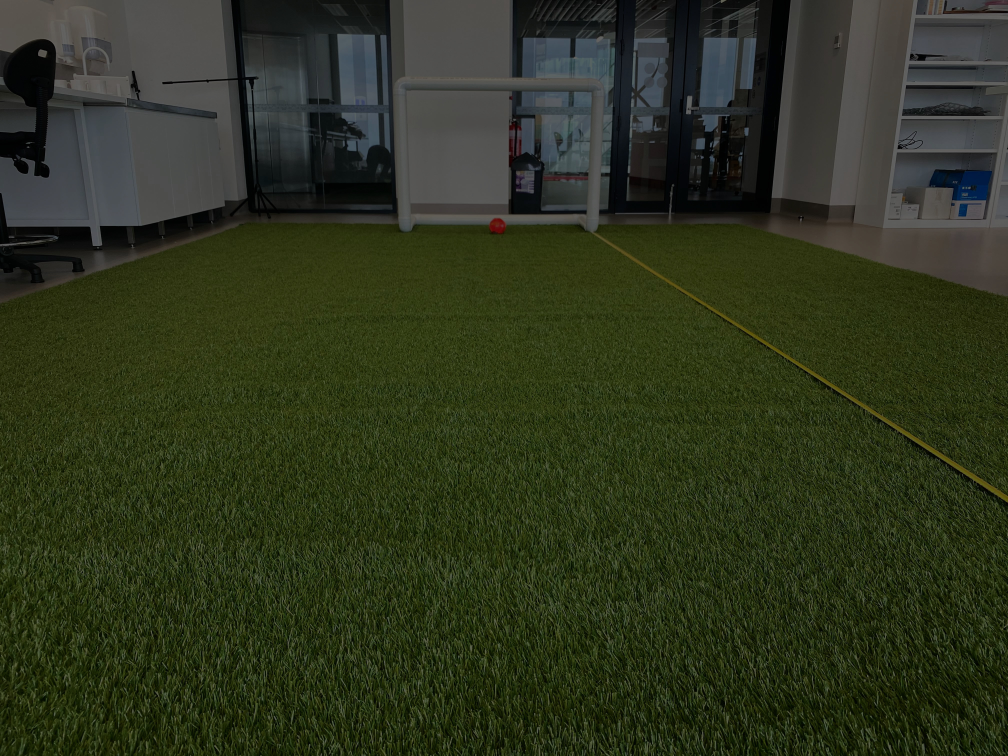
#> input picture Image-Processing/5. Intersection-Over-Union/Images/dark/ball63.jpg, 4032 x 3024 px, found by its file name (shown at 1/4 size)
$ python main.py
#> lines starting #> are read from the running program, lines starting #| are printed output that depends on the picture; after the words box and inside, x2 and y2 are one past the last pixel; in counts of white or black regions, pixels touching at a corner belong together; long printed decimals are rounded
import cv2
import numpy as np
import matplotlib.pyplot as plt
import imutils

# IoU for ball detection
"""
# define lower and upper boundaries
lower = (0, 100, 80)
upper = (10, 255, 255)
# read, blur, contert to HSV
ball = cv2.imread('ball1.jpg')
ball = cv2.resize(ball, (1080, 810))
blurred = cv2.GaussianBlur(ball, (11, 11), 0)
hsv = cv2.cvtColor(blurred, cv2.COLOR_BGR2HSV)
# construct a mask for colour, perform erosion & dilation
mask = cv2.inRange(hsv, lower, upper)
# cv2.imshow('inRange', mask)
mask = cv2.erode(mask, None, iterations=2)
mask = cv2.dilate(mask, None, iterations=2)
"""

# histogram equalization
# """
lower = (0, 100, 80)                                # define lower boundary
upper = (10, 255, 255)                              # define upper boundary
ball = cv2.imread('ball63.jpg')                      # read ball
#> ball is the input picture: shape (3024, 4032, 3); mean B, G, R 30.3, 52.6, 45.7
x, y, r = 533, 242, 11
ball = cv2.resize(ball, (1080, 810))                # resize
#> ball: shape (810, 1080, 3)
# cv2.imshow('ball', ball)
hsv = cv2.cvtColor(ball, cv2.COLOR_BGR2HSV)         # convert to hsv
#> hsv: shape (810, 1080, 3); mean H, S, V 45, 133.9, 53.4
h, s, v = cv2.split(hsv)                            # split hsv
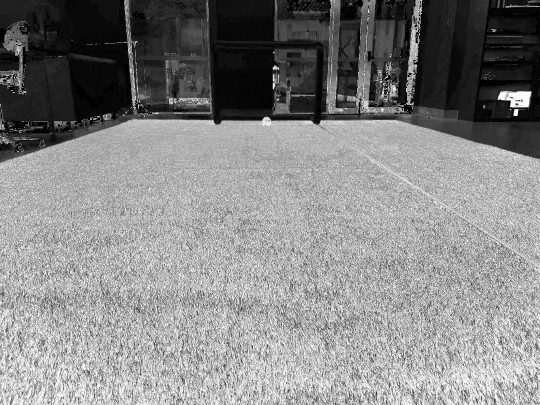
#> s: shape (810, 1080) (shown at 1/2 size); min 0, max 255, mean 133.9
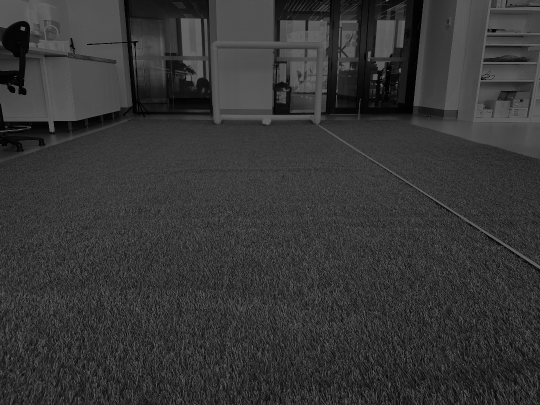
#> v: shape (810, 1080) (shown at 1/2 size); min 0, max 106, mean 53.4
v_hist = cv2.equalizeHist(v)                        # perform equalize on v
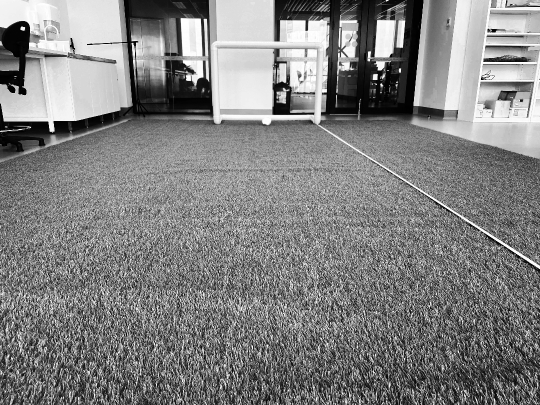
#> v_hist: shape (810, 1080) (shown at 1/2 size); min 0, max 255, mean 129
hsv_merge = cv2.merge([h, s, v_hist])               # merge h, s and equalize v
#> hsv_merge: shape (810, 1080, 3); mean H, S, V 45, 133.9, 129
# bgr = cv2.cvtColor(hsv_merge, cv2.COLOR_HSV2BGR)
# cv2.imshow('bgr', bgr)
mask = cv2.inRange(hsv_merge, lower, upper)         # inrange
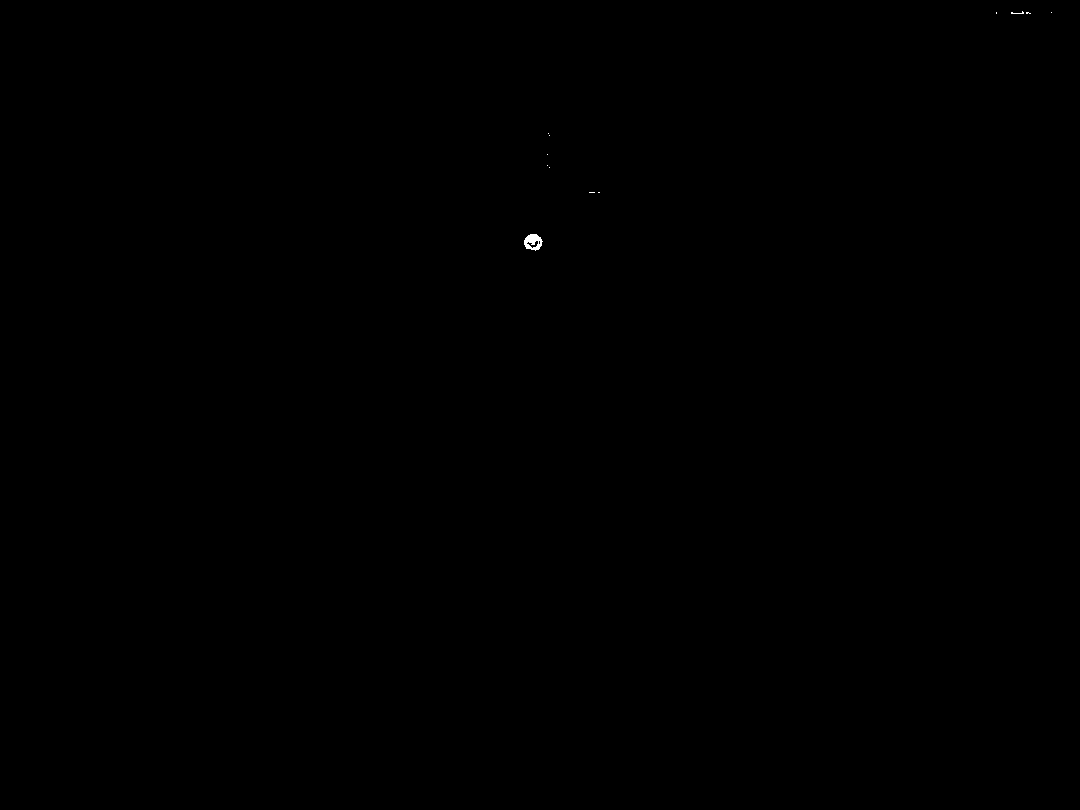
#> mask: shape (810, 1080); 0.03% white; 12 white regions (11 under 20 px), largest, box (x1, y1, x2, y2) and area: (524, 234, 543, 251) 204
mask = cv2.erode(mask, None, iterations=2)          # erosion
#> mask: shape (810, 1080); 0% white in thin lines or dots, all inside (x1, y1, x2, y2) = (528, 236, 537, 241)
mask = cv2.dilate(mask, None, iterations=2)         # dilation
#> mask: shape (810, 1080); 0.01% white; 1 white region, box (x1, y1, x2, y2) and area: (526, 234, 539, 243) 97
# cv2.imshow('mask', mask)
# """

# gamma correction
"""
lower = (0, 100, 80)                                # define lower boundaries
upper = (10, 255, 255)                              # define upper boundaries
ball = cv2.imread('ball63.jpg')                      # read file
x, y, r = 533, 242, 11
ball = cv2.resize(ball, (1080, 810))                # resize
# Gamma Correction
lookUpTable = np.empty((1, 256), np.uint8)
for i in range(256):
    lookUpTable[0, i] = np.clip(pow(i / 255.0, 0.6) * 255.0, 0, 255)
res = cv2.LUT(ball, lookUpTable)
# cv2.imshow('res', res)
hsv = cv2.cvtColor(res, cv2.COLOR_BGR2HSV)          # convert to hsv
mask = cv2.inRange(hsv, lower, upper)               # inrange
mask = cv2.erode(mask, None, iterations=2)          # erosion
mask = cv2.dilate(mask, None, iterations=2)         # dilation
# cv2.imshow('mask', mask)
"""

# Contour
"""
# find contours in the mask and initialize the current
# (x,y) center of the ball
contours = cv2.findContours(mask.copy(), cv2.RETR_EXTERNAL, cv2.CHAIN_APPROX_SIMPLE)
contours = imutils.grab_contours(contours)
center = None
# proceed if one contour found
if len(contours) > 0:
    # find the largest contour, compute the minimum enclosing circle and centroid
    c = max(contours, key=cv2.contourArea)
    ((x, y), radius) = cv2.minEnclosingCircle(c)
    M = cv2.moments(c)
    center = (int(M["m10"] / M["m00"]), int(M["m01"] / M["m00"]))
    # draw the circle and centroid on the frame
    contour = cv2.inRange(hsv, (255, 255, 255), (255, 255, 255))
    cv2.circle(contour, (int(x), int(y)), int(radius), (255, 255, 255), -1)
# Inserts the mask over the original image that was uploaded
predicted = cv2.bitwise_and(ball, ball, mask=contour)
cv2.imshow('predicted', predicted)
"""

# Hough Transform
# """
# perform Hough Transform
circles = cv2.HoughCircles(mask, cv2.HOUGH_GRADIENT, dp=1, minDist=1000,
                           param1=1, param2=1, minRadius=0, maxRadius=0)
#> circles = [[532.5, 238.5, 6]]
# draw circles
for i in circles[0, :]:
    hough = cv2.inRange(hsv, (255,255,255), (255,255,255))
    # cv2.circle(ball, (i[0], i[1]), i[2], (255, 255, 255), 2)
    cv2.circle(hough, (i[0], i[1]), i[2], (255, 255, 255), -1)
    print(i[0], i[1], i[2])                                         # *** this prints the x, y, and radius of the Hough***
#> this loop made 1 pass
#> (printed output is left out)
#> hough: shape (810, 1080); 0.01% white; 1 white region, box (x1, y1, x2, y2) and area: (526, 232, 539, 245) 113
# Inserts the mask over the original image that was uploaded
predicted = cv2.bitwise_and(ball, ball, mask=hough)
# display images
cv2.imshow('predicted', predicted)
# """

# actual ball location
actual = cv2.inRange(hsv, (255,255,255), (255,255,255))
cv2.circle(actual, (x, y), r, (255,255,255), -1)               # *** change the x, y and radius of the actual ball***
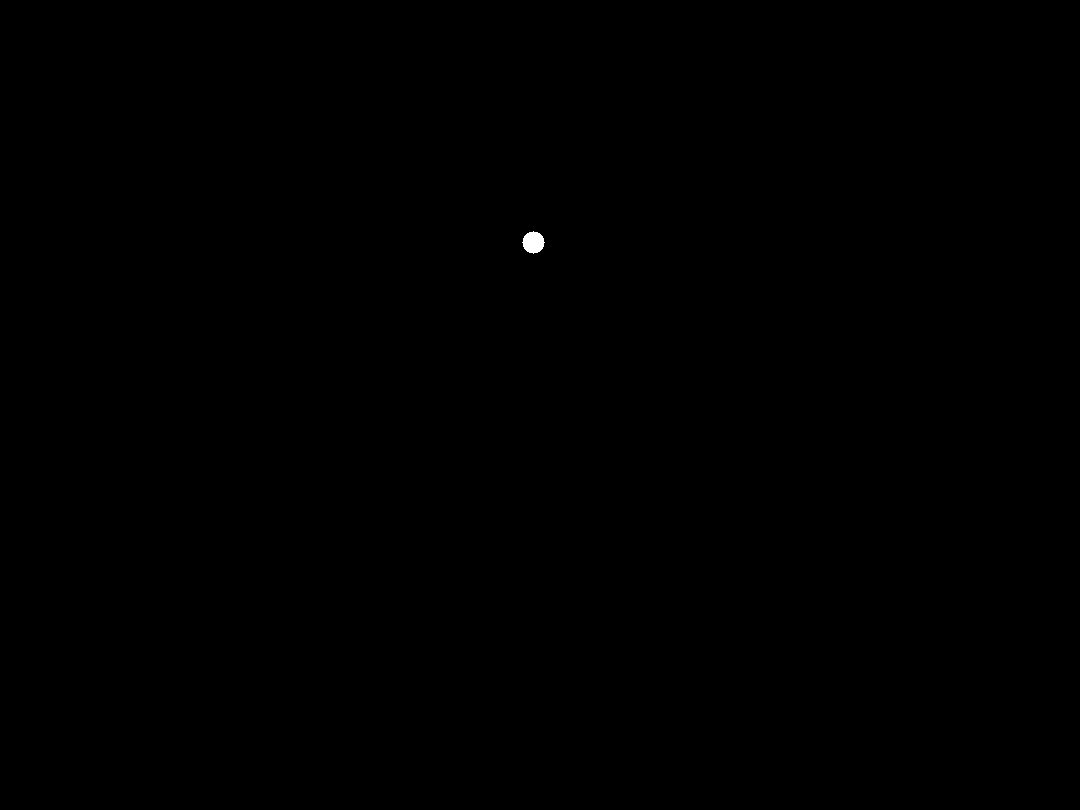
#> actual: shape (810, 1080); 0.04% white; 1 white region, box (x1, y1, x2, y2) and area: (522, 231, 545, 254) 377
# cv2.circle(ball, (554, 412), 25, (0, 255, 0), 2)
actual = cv2.bitwise_and(ball, ball, mask=actual)
#> actual: shape (810, 1080, 3)
cv2.imshow('actual', actual)
# cv2.imshow('original', ball)

# Intersection over Union calculations
intersection = np.logical_and(predicted, actual)
union = np.logical_or(predicted, actual)
iou_score = np.sum(intersection) / np.sum(union)
#> iou_score = 0.301
print('IoU: %s' % iou_score)
#| IoU: 0.3011

cv2.waitKey(0)

"""
# IoU for goal post detection
goalpost = cv2.imread('goal.jpg')

predicted = [[245, 80], [550, 80], [550, 320], [245, 320]]
stencil = numpy.zeros(goalpost.shape).astype(goalpost.dtype)
contours = [numpy.array(predicted)]
color = [255, 255, 255]
cv2.fillPoly(stencil, contours, color)
result1 = cv2.bitwise_and(goalpost, stencil)
cv2.imshow('result1', result1)

actual = [[280, 190], [438, 190], [438, 390], [280, 390]]
stencil = numpy.zeros(goalpost.shape).astype(goalpost.dtype)
contours = [numpy.array(actual)]
color = [255, 255, 255]
cv2.fillPoly(stencil, contours, color)
result2 = cv2.bitwise_and(goalpost, stencil)
# cv2.imshow('result2', result2)

cv2.waitKey(0)

"""

$ run again, with Image-Processing/5. Intersection-Over-Union/Images/dark/ball23.jpg copied over Image-Processing/5. Intersection-Over-Union/Images/dark/ball63.jpg
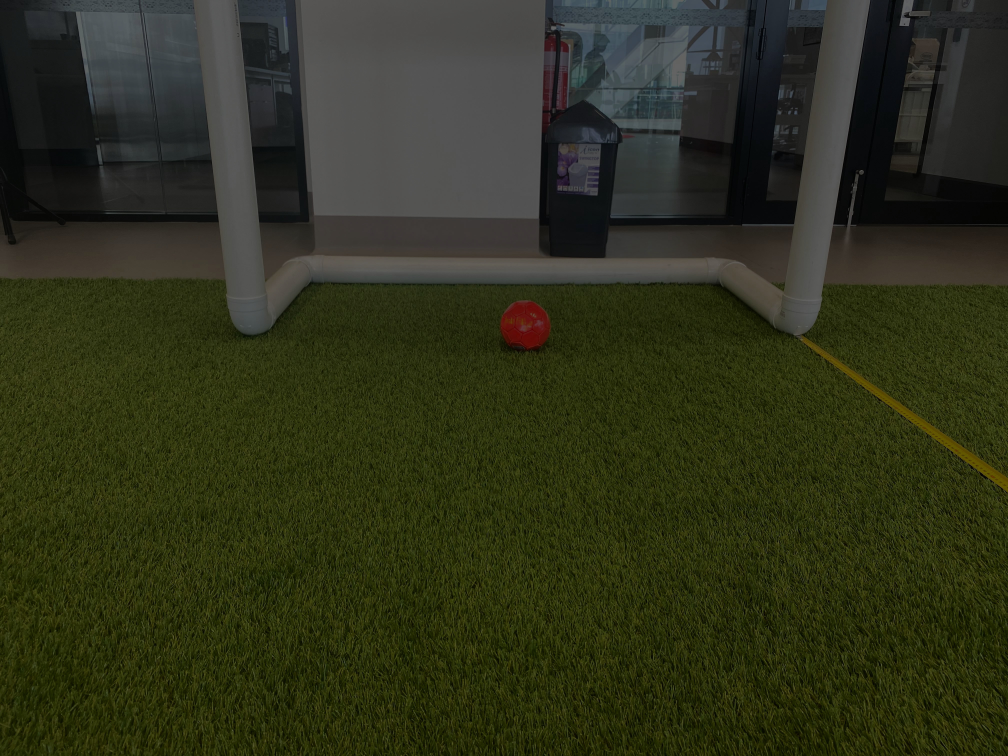
#> input picture Image-Processing/5. Intersection-Over-Union/Images/dark/ball23.jpg, 4032 x 3024 px, found by its file name (shown at 1/4 size)
#> ball is the input picture: shape (3024, 4032, 3); mean B, G, R 27.4, 50, 46.7
#> ball: shape (810, 1080, 3)
#> hsv: shape (810, 1080, 3); mean H, S, V 40.3, 136.5, 51
#> `h, s, v = cv2.split(hsv)`:
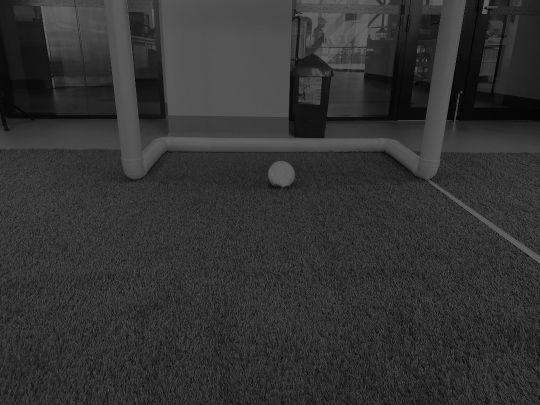
#> v: shape (810, 1080) (shown at 1/2 size); min 0, max 104, mean 51
#> `v_hist = cv2.equalizeHist(v)`:
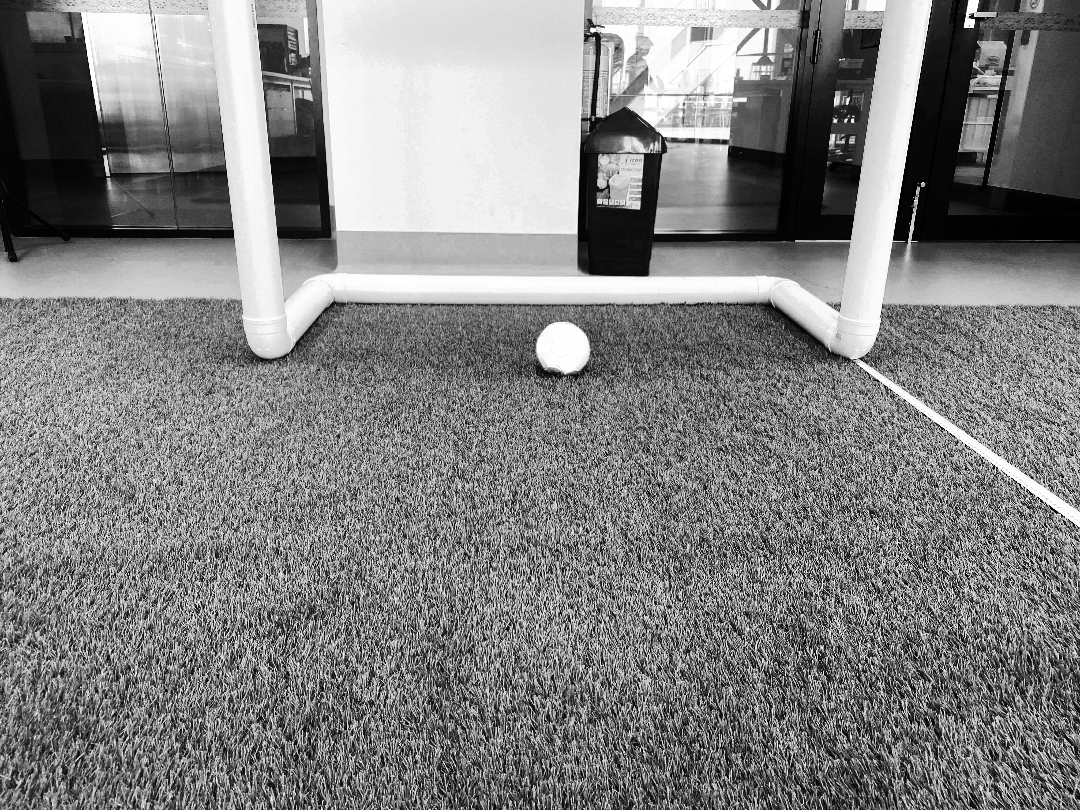
#> v_hist: shape (810, 1080); min 0, max 255, mean 129.4
#> hsv_merge: shape (810, 1080, 3); mean H, S, V 40.3, 136.5, 129.4
#> circles = [[561.5, 347.5, 26.6]]
#> the loop `for i in circles[0, :]:` made 1 pass
#> (printed output is left out)
#> intersection: shape (810, 1080, 3) bool; every value is 0
#> iou_score = 0
#| IoU: 0.0
